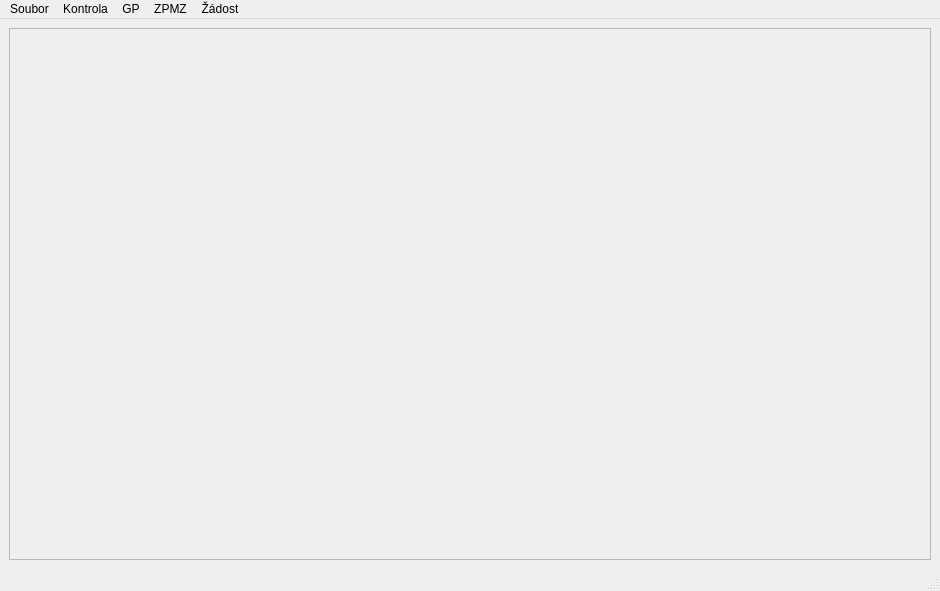
<?xml version="1.0" encoding="UTF-8"?>
<ui version="4.0">
 <class>MainWindow</class>
 <widget class="QMainWindow" name="MainWindow">
  <property name="enabled">
   <bool>true</bool>
  </property>
  <property name="geometry">
   <rect>
    <x>0</x>
    <y>0</y>
    <width>940</width>
    <height>591</height>
   </rect>
  </property>
  <property name="windowTitle">
   <string>Kontrola GP</string>
  </property>
  <widget class="QWidget" name="centralwidget">
   <layout class="QHBoxLayout" name="horizontalLayout">
    <item>
     <widget class="QTextEdit" name="textEditResults">
      <property name="enabled">
       <bool>false</bool>
      </property>
      <property name="readOnly">
       <bool>true</bool>
      </property>
     </widget>
    </item>
   </layout>
  </widget>
  <widget class="QMenuBar" name="menubar">
   <property name="geometry">
    <rect>
     <x>0</x>
     <y>0</y>
     <width>940</width>
     <height>25</height>
    </rect>
   </property>
   <widget class="QMenu" name="menuSoubor">
    <property name="title">
     <string>Soubor</string>
    </property>
    <addaction name="actionOtevri"/>
    <addaction name="actionImportSlozky"/>
   </widget>
   <widget class="QMenu" name="menuKontrola">
    <property name="title">
     <string>Kontrola</string>
    </property>
    <addaction name="separator"/>
    <addaction name="actionKlasifikaceSouboru"/>
    <addaction name="separator"/>
    <addaction name="actionVycistitVysledky"/>
    <addaction name="separator"/>
    <addaction name="actionSmazatVysledky"/>
   </widget>
   <widget class="QMenu" name="menuGP">
    <property name="title">
     <string>GP</string>
    </property>
    <addaction name="separator"/>
    <addaction name="actionNactiGP"/>
    <addaction name="separator"/>
    <addaction name="actionSegmentace"/>
    <addaction name="actionNahled_a_Uprava"/>
    <addaction name="separator"/>
   </widget>
   <widget class="QMenu" name="menuZPMZ">
    <property name="title">
     <string>ZPMZ</string>
    </property>
    <widget class="QMenu" name="menuPopisov_pole">
     <property name="title">
      <string>Popisové pole</string>
     </property>
     <addaction name="actionNacist"/>
     <addaction name="actionNahled_a_Uprava_2"/>
     <addaction name="separator"/>
    </widget>
    <widget class="QMenu" name="menuN_rt">
     <property name="title">
      <string>Náčrt</string>
     </property>
     <addaction name="actionNacist_2"/>
     <addaction name="actionNahled_a_Uprava_3"/>
     <addaction name="separator"/>
    </widget>
    <widget class="QMenu" name="menuZ_pisn_k_m_en">
     <property name="title">
      <string>Zápisník měření</string>
     </property>
     <addaction name="actionNacist_3"/>
     <addaction name="actionNahled_a_Uprava_4"/>
     <addaction name="separator"/>
    </widget>
    <widget class="QMenu" name="menuProtokol_o_v_po_tech">
     <property name="title">
      <string>Protokol o výpočtech</string>
     </property>
     <addaction name="actionNacist_4"/>
     <addaction name="actionNahled_a_Uprava_5"/>
     <addaction name="separator"/>
    </widget>
    <widget class="QMenu" name="menuV_m_ry">
     <property name="title">
      <string>Výměry</string>
     </property>
     <addaction name="actionNacist_5"/>
     <addaction name="actionNahled_Uprava"/>
     <addaction name="separator"/>
    </widget>
    <widget class="QMenu" name="menuN_vrh_zm_ny">
     <property name="title">
      <string>Návrh změny</string>
     </property>
     <addaction name="actionNacist_6"/>
     <addaction name="actionNahled_a_Uprava_6"/>
     <addaction name="separator"/>
    </widget>
    <widget class="QMenu" name="menuSezn_men_vlstn_k">
     <property name="title">
      <string>Seznámení vlstníků</string>
     </property>
     <addaction name="actionNacist_7"/>
     <addaction name="actionNahled_a_Uprava_7"/>
     <addaction name="separator"/>
    </widget>
    <widget class="QMenu" name="menuPodn_t_na_opravu">
     <property name="title">
      <string>Podnět na opravu</string>
     </property>
     <addaction name="actionNacist_8"/>
     <addaction name="actionNahled_a_Uprava_8"/>
     <addaction name="separator"/>
    </widget>
    <widget class="QMenu" name="menuDSPS">
     <property name="title">
      <string>DSPS</string>
     </property>
     <addaction name="actionNacist_9"/>
     <addaction name="actionNahled_a_Uprava_9"/>
     <addaction name="separator"/>
    </widget>
    <widget class="QMenu" name="menuDokumentace_o_vyty_en">
     <property name="title">
      <string>Dokumentace o vytyčení</string>
     </property>
     <addaction name="actionNacist_10"/>
     <addaction name="actionNahled_a_Uprava_10"/>
     <addaction name="separator"/>
    </widget>
    <widget class="QMenu" name="menuGNSS">
     <property name="title">
      <string>GNSS</string>
     </property>
     <addaction name="actionNahled_a_Uprava_11"/>
    </widget>
    <addaction name="separator"/>
    <addaction name="menuPopisov_pole"/>
    <addaction name="menuN_rt"/>
    <addaction name="menuZ_pisn_k_m_en"/>
    <addaction name="menuProtokol_o_v_po_tech"/>
    <addaction name="menuV_m_ry"/>
    <addaction name="menuN_vrh_zm_ny"/>
    <addaction name="menuSezn_men_vlstn_k"/>
    <addaction name="menuPodn_t_na_opravu"/>
    <addaction name="menuDSPS"/>
    <addaction name="menuDokumentace_o_vyty_en"/>
    <addaction name="menuGNSS"/>
   </widget>
   <widget class="QMenu" name="menu_dost">
    <property name="title">
     <string>Žádost</string>
    </property>
    <addaction name="actionNacistZadost"/>
    <addaction name="actionNahled"/>
   </widget>
   <addaction name="menuSoubor"/>
   <addaction name="menuKontrola"/>
   <addaction name="menuGP"/>
   <addaction name="menuZPMZ"/>
   <addaction name="menu_dost"/>
  </widget>
  <widget class="QStatusBar" name="statusbar"/>
  <action name="actionOtevri">
   <property name="text">
    <string>Import souborů</string>
   </property>
   <property name="toolTip">
    <string>Import jednotlivých, nebo více souborů</string>
   </property>
  </action>
  <action name="actionNahledSegmentace">
   <property name="text">
    <string>Kontrola</string>
   </property>
  </action>
  <action name="actionOtevriSsoubor">
   <property name="text">
    <string>Otevři soubor</string>
   </property>
  </action>
  <action name="actionNactiGP">
   <property name="text">
    <string>Načíst GP</string>
   </property>
   <property name="toolTip">
    <string>Načíst GP</string>
   </property>
  </action>
  <action name="actionSegmentace">
   <property name="text">
    <string>Segmentace</string>
   </property>
  </action>
  <action name="actionNahled_a_Uprava">
   <property name="text">
    <string>Náhled a úprava</string>
   </property>
  </action>
  <action name="actionRozdelit">
   <property name="text">
    <string>Rozdělit</string>
   </property>
  </action>
  <action name="actionSS">
   <property name="text">
    <string>SS</string>
   </property>
  </action>
  <action name="actionVykazVymer">
   <property name="text">
    <string>Výkaz výměr</string>
   </property>
  </action>
  <action name="actionBPEJ">
   <property name="text">
    <string>BPEJ</string>
   </property>
  </action>
  <action name="actionPopisovePole">
   <property name="text">
    <string>Popisové pole</string>
   </property>
  </action>
  <action name="actionKladListu">
   <property name="text">
    <string>Klad listů</string>
   </property>
  </action>
  <action name="actionVycistitVysledky">
   <property name="text">
    <string>Vyčistit výsledky</string>
   </property>
  </action>
  <action name="actionSmazatVysledky">
   <property name="text">
    <string>Smazat výsledky</string>
   </property>
  </action>
  <action name="actionImportSlozky">
   <property name="text">
    <string>Import složky</string>
   </property>
  </action>
  <action name="actionNacistZadost">
   <property name="text">
    <string>Načíst Žádost</string>
   </property>
  </action>
  <action name="actionNahled">
   <property name="text">
    <string>Náhled</string>
   </property>
  </action>
  <action name="actionNacist">
   <property name="text">
    <string>Načíst</string>
   </property>
  </action>
  <action name="actionNahled_a_Uprava_2">
   <property name="text">
    <string>Náhled a úprava</string>
   </property>
  </action>
  <action name="actionNacist_2">
   <property name="text">
    <string>Načíst</string>
   </property>
  </action>
  <action name="actionNahled_a_Uprava_3">
   <property name="text">
    <string>Náhled a úprava</string>
   </property>
  </action>
  <action name="actionNacist_3">
   <property name="text">
    <string>Načíst</string>
   </property>
  </action>
  <action name="actionNahled_a_Uprava_4">
   <property name="text">
    <string>Náhled a úprava</string>
   </property>
  </action>
  <action name="actionNacist_4">
   <property name="text">
    <string>Načíst</string>
   </property>
  </action>
  <action name="actionNahled_a_Uprava_5">
   <property name="text">
    <string>Náhled a úprava</string>
   </property>
  </action>
  <action name="actionNacist_5">
   <property name="text">
    <string>Načíst</string>
   </property>
  </action>
  <action name="actionNahled_Uprava">
   <property name="text">
    <string>Náhled úprava</string>
   </property>
  </action>
  <action name="actionNacist_6">
   <property name="text">
    <string>Načíst</string>
   </property>
  </action>
  <action name="actionNahled_a_Uprava_6">
   <property name="text">
    <string>Náhled a úprava</string>
   </property>
  </action>
  <action name="actionNacist_7">
   <property name="text">
    <string>Načíst</string>
   </property>
  </action>
  <action name="actionNahled_a_Uprava_7">
   <property name="text">
    <string>Náhled a úprava</string>
   </property>
  </action>
  <action name="actionNacist_8">
   <property name="text">
    <string>Načíst</string>
   </property>
  </action>
  <action name="actionNahled_a_Uprava_8">
   <property name="text">
    <string>Náhled a úprava</string>
   </property>
  </action>
  <action name="actionNacist_9">
   <property name="text">
    <string>Načíst</string>
   </property>
  </action>
  <action name="actionNahled_a_Uprava_9">
   <property name="text">
    <string>Náhled a úprava</string>
   </property>
  </action>
  <action name="actionNacist_10">
   <property name="text">
    <string>Načíst</string>
   </property>
  </action>
  <action name="actionNahled_a_Uprava_10">
   <property name="text">
    <string>Náhled a úprava</string>
   </property>
  </action>
  <action name="actionNacist_11">
   <property name="text">
    <string>Načíst</string>
   </property>
  </action>
  <action name="actionNahled_a_Uprava_11">
   <property name="text">
    <string>Náhled a úprava</string>
   </property>
  </action>
  <action name="actionKlasifikaceSouboru">
   <property name="text">
    <string>Klasifikace souborů</string>
   </property>
  </action>
 </widget>
 <resources/>
 <connections/>
</ui>
